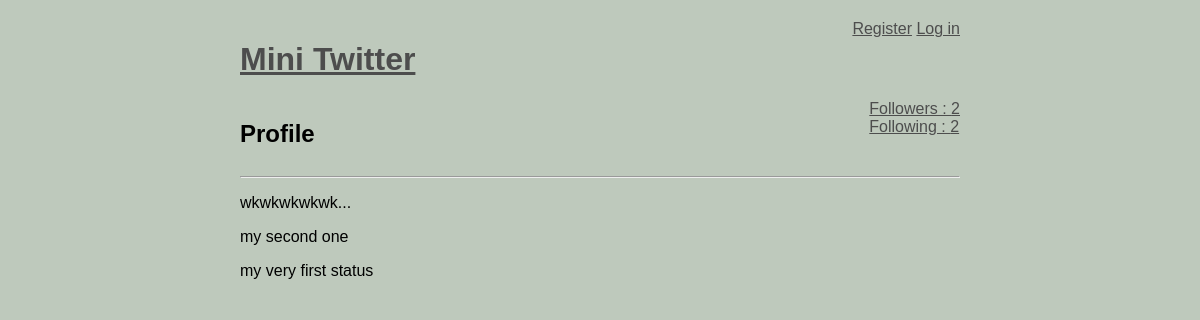
The app's page /user/test with its own data.
### models.py (models this page shows, shortened)
class BaseModel(Model):
    class Meta:
        database = database

class Message(BaseModel):
    user          = ForeignKeyField(User, backref = 'messages')
    content       = TextField()
    published_at  = DateTimeField(default=datetime.datetime.now())

### routes.py (the view)
@app.route('/user/<username>')
def user_profile(username):
    user = getUserOrAbort(username)
    messages = user.messages.order_by(Message.published_at.desc())
    return render_template('profile.html', messages=messages, user=user)

### models.py (called while the page is built)
    def following(self):
        return(User.select()
                   .join(Relationship, on=Relationship.to_user)
                   .where(Relationship.from_user == self)
                   .order_by(User.username))

    def follower(self):
        return(User.select()
                   .join(Relationship, on=Relationship.from_user)
                   .where(Relationship.to_user == self)
                   .order_by(User.username))

### routes.py (called while the page is built)
@app.before_request
def before_request():
    database.connect()

@app.after_request
def after_request(response):
    database.close()
    return response

def get_current_user():
    if session.get('logged_in'):
        return User.get(User.id == session['user_id'])

def getUserOrAbort(username):
    try:
        return User.get(User.username == username)
    except User.DoesNotExist:
        abort(404)

@app.context_processor
def _inject_user():
    return{'active_user': get_current_user()}

### templates/profile.html (shortened to what this page needs)
{% extends "layout.html" %}
{% block body %}
    <div id="flexy">
        <div class="">
            <h2>Profile {{ username }}</h2>
        </div>
        <div class="">
            <a href="{{url_for('show_follower', username=user.username)}}">Followers : {{ user.follower() | length }} </a> <br>
            <a href="{{url_for('show_following', username=user.username)}}">Following : {{ user.following() | length }}</a>
        </div>
    </div>
    <hr>
    {% for message in messages %}
        <p> {{ message.content }}</p>
    {% endfor %}
{% endblock %}

### static/style.css (style rules this page uses)
body { background-color: rgb(190, 201, 188); margin: 0 auto; margin-top: 20px; width: 60%; font-family: sans-serif; }
a { color: rgb(77, 77, 77); }
header, #flexy { display: flex; justify-content: space-between; }

### records on screen
Message: content "wkwkwkwkwk..."
Message: content "my second one"
Message: content "my very first status"

### other values on screen
{{ user.follower() | length }} "2"
{{ user.following() | length }} "2"
